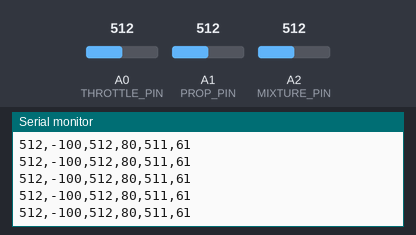
Recording of a sketch running on a simulated Arduino Uno, built with avr-gcc and run on an emulated ATmega328P. Shown: the last lines printed to the serial monitor. Inputs (shaded band) come from the test bench; at power-on: A1 (PROP_PIN) = 512, A2 (MIXTURE_PIN) = 512, A0 (THROTTLE_PIN) = 512.

Above: at 1.2 s.
1.3 s: A1 (PROP_PIN) set to 11
At 1.8 s:
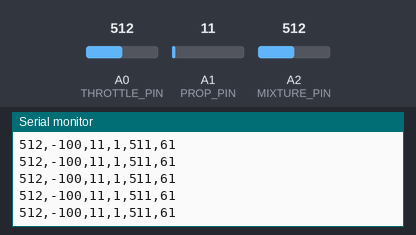
2.8 s: A1 (PROP_PIN) set to 8
At 3.8 s:
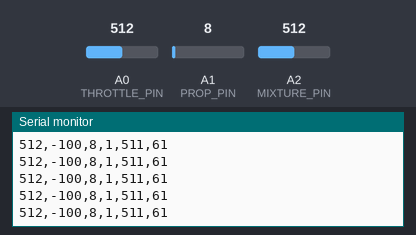
5.8 s: A1 (PROP_PIN) set to 626
At 6.3 s:
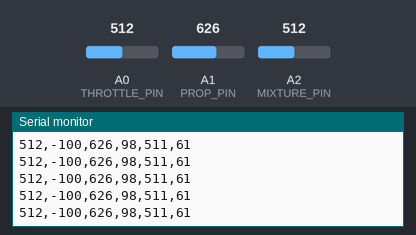
7.3 s: A1 (PROP_PIN) set to 649
At 8.1 s:
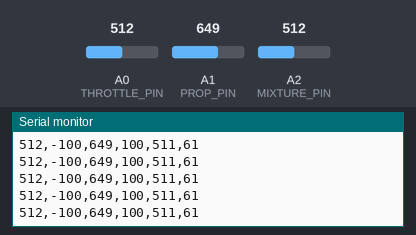
8.8 s: A2 (MIXTURE_PIN) set to 999
At 9.8 s:
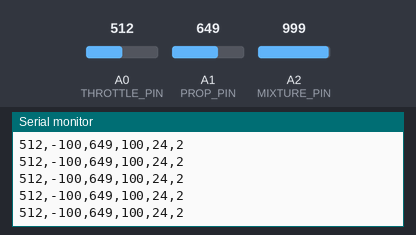
10.3 s: A2 (MIXTURE_PIN) set to 1014
At 11.4 s:
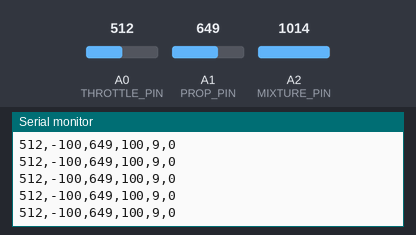
Timing chart, 0 to 12.8 s (numbered marks = the images above; inputs shaded):
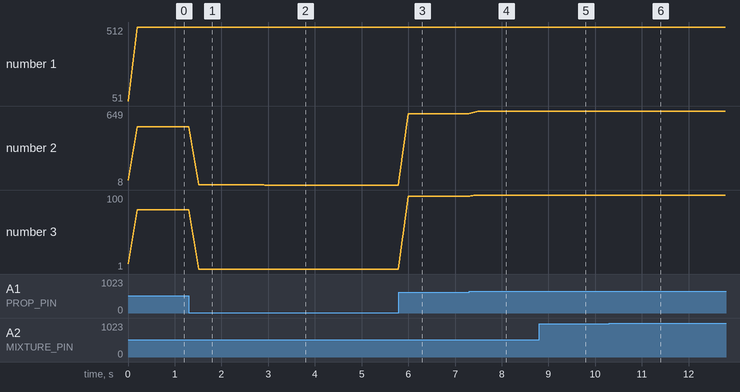

Measured:
- after the input at 1.3 s, the serial monitor: prints a new line at once (image 1)
- after the input at 2.8 s, the serial monitor: prints a new line at once (image 2)
- after the input at 5.8 s, the serial monitor: prints a new line at once (image 3)
- after the input at 7.3 s, the serial monitor: prints a new line at once (image 4)
- after the input at 8.8 s, the serial monitor: prints a new line at once (image 5)
- after the input at 10.3 s, the serial monitor: prints a new line at once (image 6)
- plotted number 2: 512 → 11 after the input at 1.3 s, 8 → 626 after the input at 5.8 s, 626 → 649 after the input at 7.3 s
- plotted number 3: 80 → 1 after the input at 1.3 s, 1 → 98 after the input at 5.8 s, 98 → 100 after the input at 7.3 s

The sketch:

flight_stick.ino
```cpp
#include <Servo.h>

// Pin definitions
const int THROTTLE_PIN = A0;
const int PROP_PIN = A1;
const int MIXTURE_PIN = A2;

// Smoothing settings
const int SAMPLES = 10;
int throttleReadings[SAMPLES];
int propReadings[SAMPLES];
int mixtureReadings[SAMPLES];

// Indices for each control
int throttleIndex = 0;
int propIndex = 0;
int mixtureIndex = 0;

// Running totals
int throttleTotal = 0;
int propTotal = 0;
int mixtureTotal = 0;

// Calibration values (we'll auto-calibrate)
int mixtureMin = 1023, mixtureMax = 0;    // For your potentiometer

// Track totals for each control
int totals[3] = {0, 0, 0};

// Flag for which controls are connected
const bool THROTTLE_CONNECTED = false;
const bool PROP_CONNECTED = false;
const bool MIXTURE_CONNECTED = true;  // Only A2 is connected

// Just using A2 for now
const int POT_PIN = A2;

void setup() {
  Serial.begin(115200);
  pinMode(THROTTLE_PIN, INPUT);
  pinMode(PROP_PIN, INPUT);
  pinMode(MIXTURE_PIN, INPUT);

  // Initialize all reading arrays
  for (int i = 0; i < SAMPLES; i++) {
    throttleReadings[i] = 0;
    propReadings[i] = 0;
    mixtureReadings[i] = 0;
  }
}

int smoothReading(int pin, int readings[], int &total, int &index) {
  // Subtract the last reading
  total = total - readings[index];
  // Read from the sensor
  readings[index] = analogRead(pin);
  // Add the reading to the total
  total = total + readings[index];
  // Advance to the next position in the array
  index = (index + 1) % SAMPLES;

  return total / SAMPLES;
}

void loop() {
  // Get smoothed readings for all controls
  int throttleRaw = smoothReading(THROTTLE_PIN, throttleReadings, throttleTotal, throttleIndex);
  int propRaw = smoothReading(PROP_PIN, propReadings, propTotal, propIndex);
  int mixtureRaw = 1023 - smoothReading(MIXTURE_PIN, mixtureReadings, mixtureTotal, mixtureIndex);

  // Handle throttle with reverse
  int throttlePercent;
  if (throttleRaw >= 755) {
    // Forward thrust: 0% to 100%
    throttlePercent = map(throttleRaw, 755, 1022, 0, 100);
  } else {
    // Reverse/brake: -100% to 0%
    throttlePercent = map(throttleRaw, 677, 755, -100, 0);
  }

  // Map other controls
  int propPercent = map(propRaw, 0, 636, 0, 100);
  int mixturePercent = map(mixtureRaw, 2, 825, 0, 100);

  // Constrain all values
  throttlePercent = constrain(throttlePercent, -100, 100);
  propPercent = constrain(propPercent, 0, 100);
  mixturePercent = constrain(mixturePercent, 0, 100);

  // Send all values in CSV format
  Serial.print(throttleRaw);
  Serial.print(",");
  Serial.print(throttlePercent);  // Now ranges from -100 to +100
  Serial.print(",");
  Serial.print(propRaw);
  Serial.print(",");
  Serial.print(propPercent);
  Serial.print(",");
  Serial.print(mixtureRaw);
  Serial.print(",");
  Serial.println(mixturePercent);

  delay(20);
} 
```
